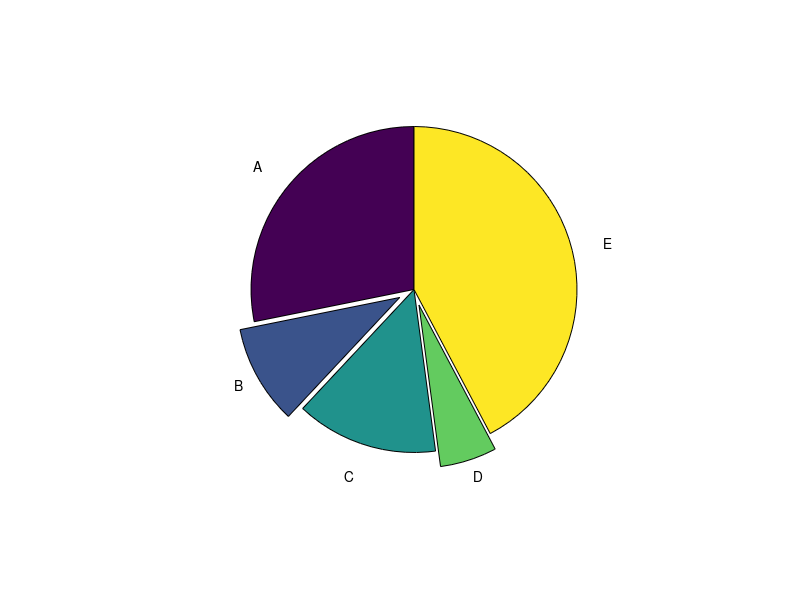

Recreate this plot in MATLAB.
#!/usr/bin/octave -q

% piechart.m
% Date  : 16 September 2017
% Author: Ankit Pati

names = {'A', 'B', 'C', 'D', 'E'};
marks = [ 20,   7,  10,   4,  30];
expld = [  0,   1,   0,   1,   0];

pie(marks, names, expld);

drawnow();
input("Press enter key to terminate...");

% end of piechart.m
